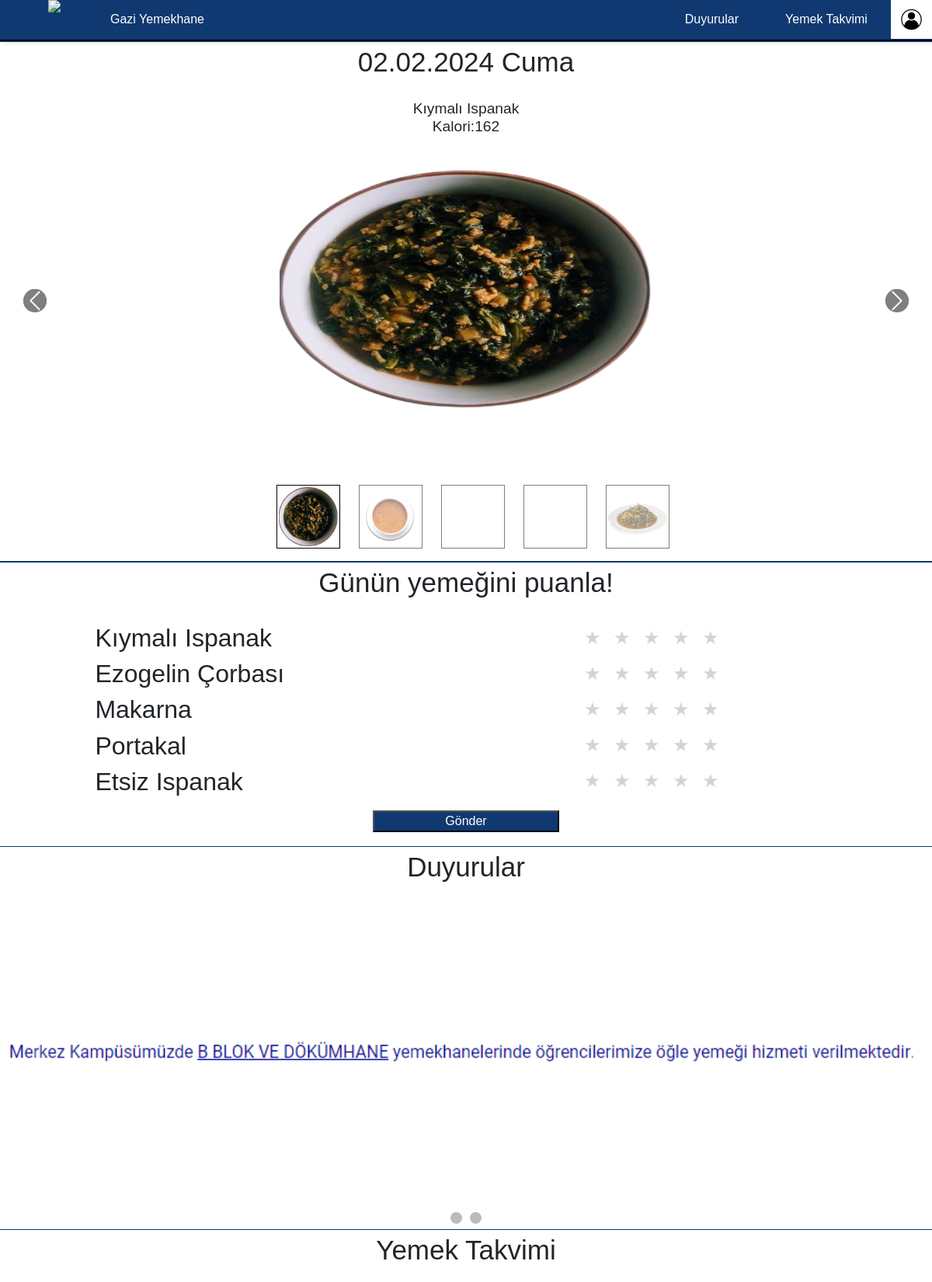
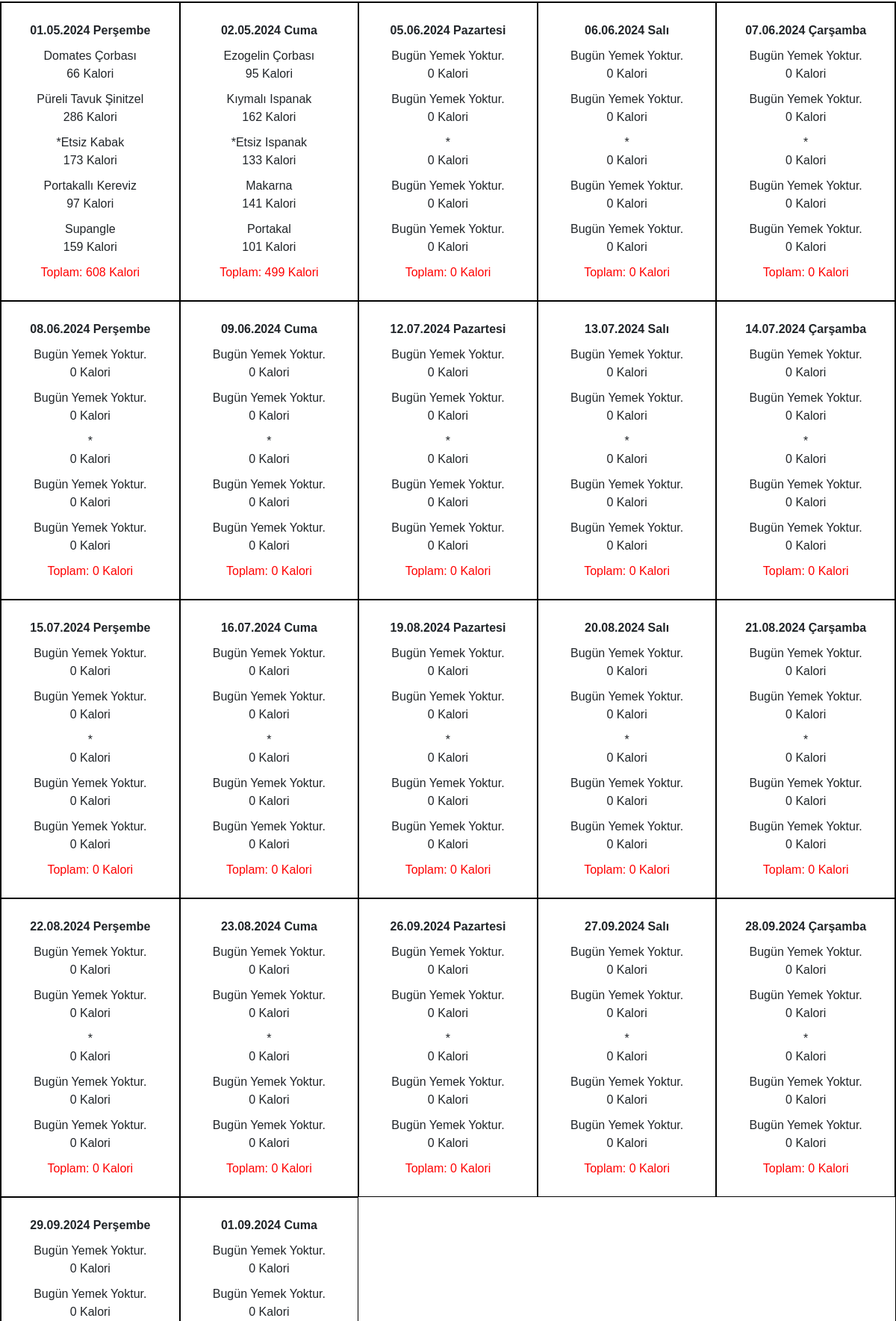
The page / (upper part) on the database its author committed (2 pictures, top to bottom).
### tables this page shows
CREATE TABLE `food` (
  `ID` int(11) NOT NULL,
  `File_name` varchar(255) NOT NULL,
  `Name` varchar(255) NOT NULL,
  `Created` datetime NOT NULL DEFAULT current_timestamp(),
  `Modified` datetime NOT NULL DEFAULT current_timestamp(),
  `Calorie` int(11) NOT NULL,
  `IsVegetarian` tinyint(1) NOT NULL DEFAULT 0,
  `Food_Type` enum('Çorba','Ana Yemek','Pilav-Ara Sıcak','Tatlı-Meyve-Salata') NOT NULL
);

### index.php (the view, shortened to what this page needs)
<!DOCTYPE html>
<html lang="en" dir="ltr">
<head>
  <link rel="stylesheet" href="AnaSayfaSlider.css">
  <link href="https://cdn.jsdelivr.net/npm/bootstrap@5.2.3/dist/css/bootstrap.min.css" rel="stylesheet">
  <link rel="stylesheet" href="https://cdn.jsdelivr.net/npm/bootstrap@5.3.2/dist/css/bootstrap.min.css">
  <link rel="stylesheet" href="https://cdnjs.cloudflare.com/ajax/libs/font-awesome/6.3.0/css/all.min.css">
</head>
<body>
  <?php include 'header.php' ?>
  <div class="textg" style="background:transparent;">
  <?php
    $today = date("Y-m-d");
    $days = array('Pazartesi','Salı','Çarşamba','Perşembe','Cuma');
    $dayofweek = date('w', strtotime($today));
    $tarih = date('d.m.Y', strtotime($today));
  ?>
    <p><?php echo $tarih . " " . $days[$dayofweek - 1]?></p>
  </div>
  <div id="myCarousel" style="padding-bottom:10%; justify-content:center; align-items:center;" class="carousel slide" data-bs-ride="carousel" carousel-fade>
    <ul class="carousel-indicators">
      <?php
      require 'dbConfig.php';
      $today = date("Y-m-d");
      $query = $db->query("SELECT food.Name, food.Calorie, Food.File_name, menu.Date,food.Food_Type
                          from food_has_menu
                          inner join food on food_has_menu.Food_ID = food.ID
                          inner join menu on food_has_menu.Menu_ID = menu.ID
                          Where menu.date = '$today'");
      if ($query->num_rows > 0) {
        $slide = 0;
        $active = "active";
        $slideID = 0;
        while ($row = $query->fetch_assoc()) {
          $imageURL = 'images/' . $row["Food_Type"] . '/' . $row["File_name"];
      ?>
          <li id="<?php echo $slideID ?>" style="border: 0.5px solid black; margin-left: 2.5%; background-image: url('<?php echo $imageURL ?>');height:10vh; width: 10vh; background-position: center;background-size: contain;background-repeat: no-repeat;" data-bs-target="#myCarousel" data-bs-slide-to="<?php echo $slide ?>" class="<?php echo $active ?>">
          </li>
      <?php
          $slide++;
          $active = "";
          $slideID++;
        }
      }
      ?>
    </ul>
    <div class="carousel-inner">
      <?php
      require 'dbConfig.php';
      $today = date("Y-m-d");
      $query = $db->query("SELECT food.Name, food.Calorie, Food.File_name, menu.Date,food.Food_Type
                        from food_has_menu
                        inner join food on food_has_menu.Food_ID = food.ID
                        inner join menu on food_has_menu.Menu_ID = menu.ID
                        Where menu.date = '$today'");
      if ($query->num_rows > 0) {
        $activeSlide = "active";
        while ($row = $query->fetch_assoc()) {
          $imageURL = 'images/' . $row["Food_Type"] . '/' . $row["File_name"];
          $name = $row["Name"];
          $calori = $row["Calorie"];
      ?>
          <div class="carousel-item <?php echo $activeSlide ?>" >
            <div class="overlay-image" style="background-image:url('<?php echo $imageURL ?>');">
              <div class="content">
                <h6><br><?php echo $name ?><br>Kalori:<?php echo $calori ?></h6>
              </div>
            </div>
          </div>
        <?php
          $activeSlide = "";
        }
        ?>
        <a href="#myCarousel" class="carousel-control-prev" role="button" data-bs-slide="prev">
          <span class="carousel-control-prev-icon" style="background-color: rgba(0,0,0,1); border-radius:30px; height:30px; width: 30px;" aria-hidden="true"></span>
        </a>
        <a href="#myCarousel" class="carousel-control-next" role="button" data-bs-slide="next">
          <span class="carousel-control-next-icon" style="background-color: rgba(0,0,0,1); border-radius:30px; height:30px; width: 30px;" aria-hidden="true"></span>
        </a>
    </div>
  <?php
      }
  ?>
  </div>
  <?php include 'ratingImages.php' ?>
  <div class="textg">
    <p>Duyurular</p>
  </div>
  <div id="duyuru-slider">
    <div class="duyuru">
      <img src="images/duyuru1.png" alt="Duyuru 1" />
    </div>
  </div>
  <div id="dots-container">
  </div>
  <?php include 'takvim.php' ?>
  <?php include "footer.php" ?>
</body>
</html>

### header.php (shortened to what this page needs)
<!DOCTYPE html>
<html lang="tr">
<head>
  <link rel="stylesheet" href="header.css">
</head>
<body>
    <div class="header">
      <nav>
        <ul>
          <li style="display: flex;">
          <img src="images/logo.png" style="width: 50px;margin-left:30px"> <a href="index.php">Gazi Yemekhane</a>
          </li>
          <li id="admin" class="hideOnMobile"><a href="#duyuru-slider">Duyurular</a></li>
          <li class="hideOnMobile"><a href="#takvim1">Yemek Takvimi</a></li>
          <li class="hideOnMobile"> <img src="images/profile.png" class="user-pic" height="50px" onclick="toggleMenu()" /></li>
        </ul>
      </nav>
    <div class="sub-menu-wrap" id="subMenu">
    </div>
</body>
</html>

### ratingImages.php (shortened to what this page needs)
<!DOCTYPE html>
<html lang="en">
<head>
  <link rel="stylesheet" href="rating.css">
</head>
<body>
  <div id="Yemekpuan" class="rating-wrapper">
    <form action="rating.php" method="post">
      <div class="textg">
        <p class="gunun-yemegi">Günün yemeğini puanla!</p>
      </div>
      <div class="float-container">
        <div style="width:40%">
          <?php
          require 'dbConfig.php';
          $today = date("Y-m-d");
          $query = $db->query("SELECT food.Name, food.Calorie, Food.File_name, menu.Date,food.Food_Type
                        from food_has_menu
                        inner join food on food_has_menu.Food_ID = food.ID
                        inner join menu on food_has_menu.Menu_ID = menu.ID
                        Where menu.date = '$today'");
          if ($query->num_rows > 0) {
            while ($row = $query->fetch_assoc()) {
              $name = $row["Name"];
              ?>
              <div class="resim-yazi">
                <h2>
                  <?php echo $name ?>
                </h2>
              </div>
              <?php
            }
            ?>
            <?php
          }
          ?>
        </div>
        <div style="width:40%">
          <?php
          require 'dbConfig.php';
          $today = date("Y-m-d");
          $query = $db->query("SELECT food.Name, food.Calorie, Food.File_name, menu.Date,food.Food_Type
                        from food_has_menu
                        inner join food on food_has_menu.Food_ID = food.ID
                        inner join menu on food_has_menu.Menu_ID = menu.ID
                        Where menu.date = '$today'");
          if ($query->num_rows > 0) {
            $id = 1;
            while ($row = $query->fetch_assoc()) {
              ?>
              <div class="rating-container">
                <div class="rating-stars">
                  <div class="rating" id="rating<?php echo $id ?>">
                    <label for="star1_<?php echo $id ?>"></label>
                    <label for="star2_<?php echo $id ?>"></label>
                    <label for="star3_<?php echo $id ?>"></label>
                    <label for="star4_<?php echo $id ?>"></label>
                    <label for="star5_<?php echo $id ?>"></label>
                  </div>
                </div>
              </div>
              <?php
              $id++;
            }
            ?>
            <?php
          }
          ?>
        </div>
      </div>
    </form>
    <input class="rating-submit" type="submit" onclick="rateX()" value="Gönder">
  </div>
</body>
</html>

### takvim.php (shortened to what this page needs)
<!DOCTYPE html>
<html lang="tr">
<head>
  <link rel="stylesheet" href="takvim.css">
</head>
<body>
<div class="textg" id="takvim1">
    <p>Yemek Takvimi</p>
  </div>
  <div class="takvim" id="takvim">
    <?php
    require "dbConfig.php";
    $today = date("Y-m-d");
    $month = date('Y-m', strtotime($today));
    $counter = 0;
    $days = array('Pazartesi','Salı','Çarşamba','Perşembe','Cuma');
    $row = array();
    for ($i = 1; $i <= 31; $i++) {
      $day = $month . "-" . $i;
      $dayofweek = date('w', strtotime($day));
      $query = $db->query("SELECT food.Name, food.Calorie, menu.Date
                          from food_has_menu
                          inner join food on food_has_menu.Food_ID = food.ID
                          inner join menu on food_has_menu.Menu_ID = menu.ID
                          Where menu.date = '$day'");
      if ($query->num_rows > 0) {
        $row[$counter] = $query->fetch_all();
        $counter++;
      }
      else if($query->num_rows <= 0 && $dayofweek <= 5 && $dayofweek!=0)
      {
        for ($j = 0; $j <= 3; $j++)
        {
          $row[$counter][$j][0] = "Bugün Yemek Yoktur.";
          $row[$counter][$j][1] = 0;
          $row[$counter][$j][2] = $day;
        }
        $counter++;
      }
    }
    ?>
    <?php
      $newCounter = 0;
      while ($newCounter < $counter) {
        $date = $row[$newCounter][0][2];
        $formattedDate = date("d.W.Y", strtotime($date));
        $dayofweek = date('w', strtotime($date));
        $anaYemek = $row[$newCounter][0];
        $çorba = $row[$newCounter][1];
        $pilav = $row[$newCounter][2];
        $salata = $row[$newCounter][3];
        if(count($row[$newCounter]) > 4)
          $vejetaryen = $row[$newCounter][4];
        else
        {
          $vejetaryen[0] = "";
          $vejetaryen[1] = 0;
        }
        ?>
    <div class="box-takvim">
        <table>
          <thead>
            <tr>
              <th>
                <?php echo $formattedDate ." ". $days[$dayofweek - 1]?>
              </th>
            </tr>
          </thead>
          <tbody>
            <tr>
              <td><?php echo $çorba[0] ."<br>" . $çorba[1] . " Kalori" ?></td>
            </tr>
            <tr>
              <td><?php echo $anaYemek[0] ."<br>" . $anaYemek[1] . " Kalori" ?></td>
            </tr>
            <tr>
              <td><?php echo "*". $vejetaryen[0] ."<br>" . $vejetaryen[1] . " Kalori" ?></td>
            </tr>
            <tr>
              <td><?php echo $pilav[0] ." <br>" . $pilav[1] . " Kalori" ?></td>
            </tr>
            <tr>
              <td><?php echo $salata[0] ." <br>" . $salata[1] . " Kalori" ?></td>
            </tr>
            <tr>
              <td style="color: red;"><?php echo "Toplam: " . $çorba[1] + $anaYemek[1] + $pilav[1] + $salata[1] . " Kalori" ?></td>
            </tr>
          </tbody>
        </table>
    </div>
    <?php
        $newCounter++;
      }
      ?>
  </div>
</body>
</html>

### footer.php (shortened to what this page needs)
<!DOCTYPE html>
<html lang="tr">
<head>
  <link rel="stylesheet" href="footer.css">
</head>
<body>
</body>
</html>

### AnaSayfaSlider.css (style rules this page uses)
* { margin: 0; padding: 0; box-sizing: border-box; font-family: "Poppins", sans-serif; }
body { display: flex; justify-content: center; min-height: 100vh; background: whitesmoke; background-size: cover; background-repeat: no-repeat; background-position: center; font-family: "Segoe UI", "Segoe UI", Tahoma, Geneva, Verdana, sans-serif; }
nav { height: 52.5px; }
.sub-menu-wrap { top: 51px; }
.carousel-inner a { background-color: rgba(0, 0, 0, 1); border-radius: 30px; height: 30px; width: 30px; top: 50%; margin: 0 2.5% 0 2.5%; }
.carousel { height: 600px; }
.carousel-inner { height: 500px; }
.carousel-item { height: 500px; background-position: center; background-size: contain; background-repeat: no-repeat; background: #fff; }
.overlay-image { position: absolute; width: 100%; display: flex; background-size: 60vh 40vh; background-position: center; background-repeat: no-repeat; bottom: 0; left: 0; right: 0; top: 0; }
.content { width: 100%; bottom: 0; position: absolute; background: transparent; }
.content h6 { position: relative; background: transparent; transform: translateX(-50%); text-align: center; left: 50%; bottom: 440px; font-size: 2.4vh; }
#duyuru-slider { position: relative; width: 100%; height: 400px; margin: 0 auto; overflow: hidden; }
.duyuru { text-align: center; width: 100%; height: 100%; display: block; }
.duyuru img { position: relative; width: 100%; height: 100%; object-fit: contain; }
#dots-container { text-align: center; }
.textg { border-top: 1px solid rgba(16, 57, 113, 255); text-align: center; font-size: 35px; }

### header.css (style rules this page uses)
nav { background-color: rgba(16, 57, 113, 255); box-shadow: 3px 3px 5px rgba(0, 0, 0, 0.1); border-bottom: 2px solid black; }
nav ul { width: 100%; list-style: none; display: flex; justify-content: flex-end; align-items: center; }
nav li { height: 50px; }
nav a { height: 100%; padding: 0 30px; text-decoration: none; display: flex; align-items: center; color: white; }
nav li:first-child { margin-right: auto; }
.header { width: 100%; }
.sub-menu-wrap { margin-top: 0px; position: absolute; right: 0; width: 250px; max-height: 0px; overflow: hidden; transition: max-height 0.5s; border: 0.5px black solid; background-color: beige; font-size: 17px; z-index: 1; cursor: pointer; }

### rating.css (style rules this page uses)
.gunun-yemegi { border-top: 1px solid rgba(16, 57, 113, 255); }
.rating-stars { margin-bottom: 2vh; }
.rating { display: flex; text-align: center; justify-content: center; align-items: center; transform: rotateY(180deg); }
.rating label { cursor: pointer; width: 30px; height: 30px; margin: 0 4px; }
.rating label:before { content: "\2605"; font-size: 3vh; color: lightgray; }
.rating-submit { width: 20%; background-color: rgba(16, 57, 113, 255); color: white; margin-left: 40%; margin-bottom:1.5%; }
.float-container { border: 3px solid #fff; font-size: 20px; display: flex; align-items: center; justify-content: center; height: 250px; width: 100%; }

### takvim.css (style rules this page uses)
table { width: 200px; border-collapse: collapse; margin: 20px auto; }
.textg { text-align: center; font-size: 35px; }
th, td { padding: 5px; text-align: center; }
.takvim { display: flex; flex-wrap: wrap; border: 1px solid black !important; }
.box-takvim { width: 20%; border: 0.5px solid black !important; }

### rows shown on the page
food: Food_Type+File_name (picture), Name "Kıymalı Ispanak", Calorie "162"
food: Food_Type+File_name (picture), Name "Ezogelin Çorbası"
food: Name "Makarna"
food: Name "Portakal"
food: Food_Type+File_name (picture), Name "Etsiz Ispanak"

### other values the page prints
$days[$dayofweek - 1] "Cuma"
$formattedDate "01.05.2024"
$days[$dayofweek - 1] "Perşembe"
$çorba[0] "Domates Çorbası"
$çorba[1] "66"
$anaYemek[0] "Püreli Tavuk Şinitzel"
$anaYemek[1] "286"
$vejetaryen[0] "Etsiz Kabak"
$vejetaryen[1] "173"
$pilav[0] "Portakallı Kereviz"
$pilav[1] "97"
$salata[0] "Supangle"
$salata[1] "159"
$çorba[1] + $anaYemek[1] + $pilav[1] + $salata[1] "608"
$formattedDate "02.05.2024"
